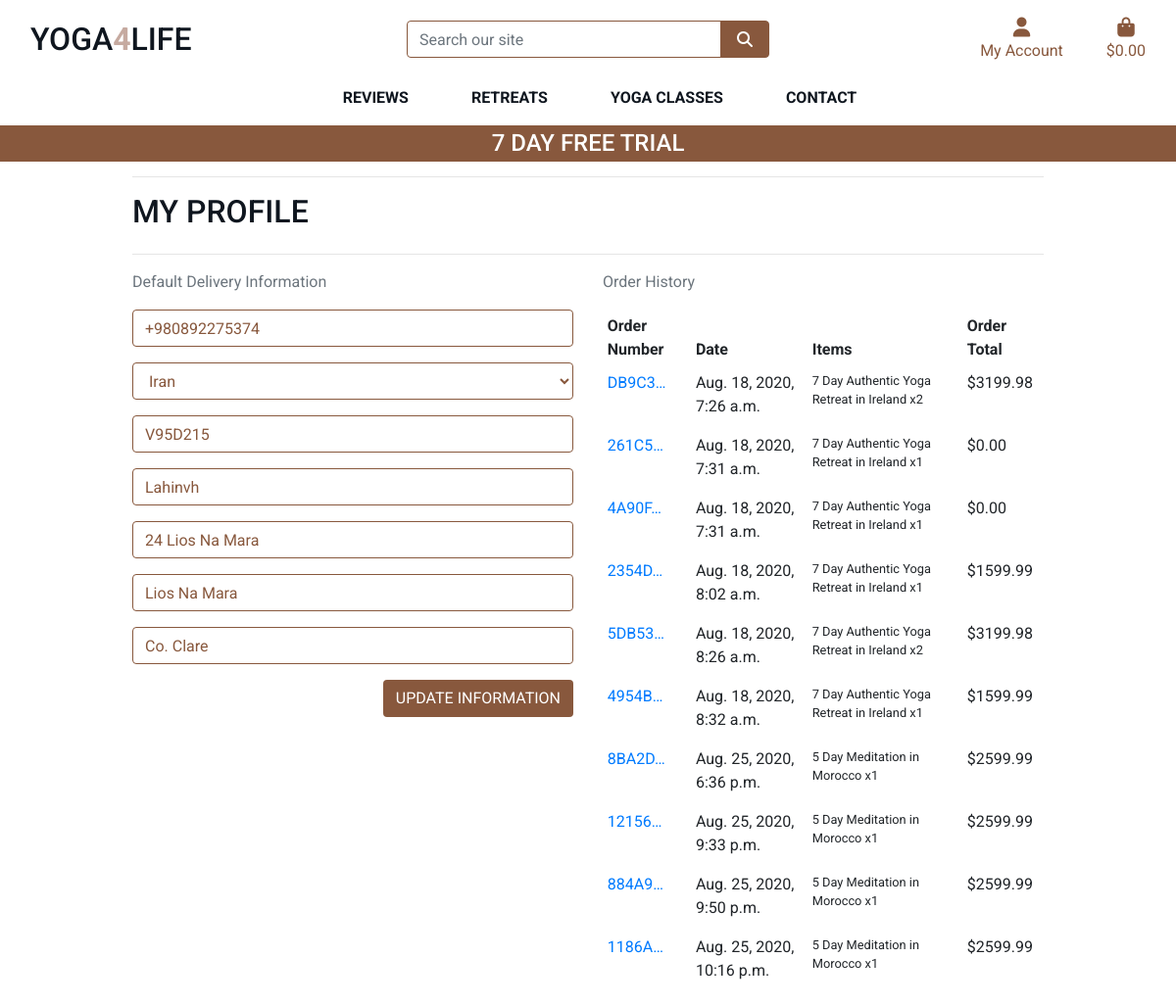
The page /profile/ (signed in) on the database as committed earlier.
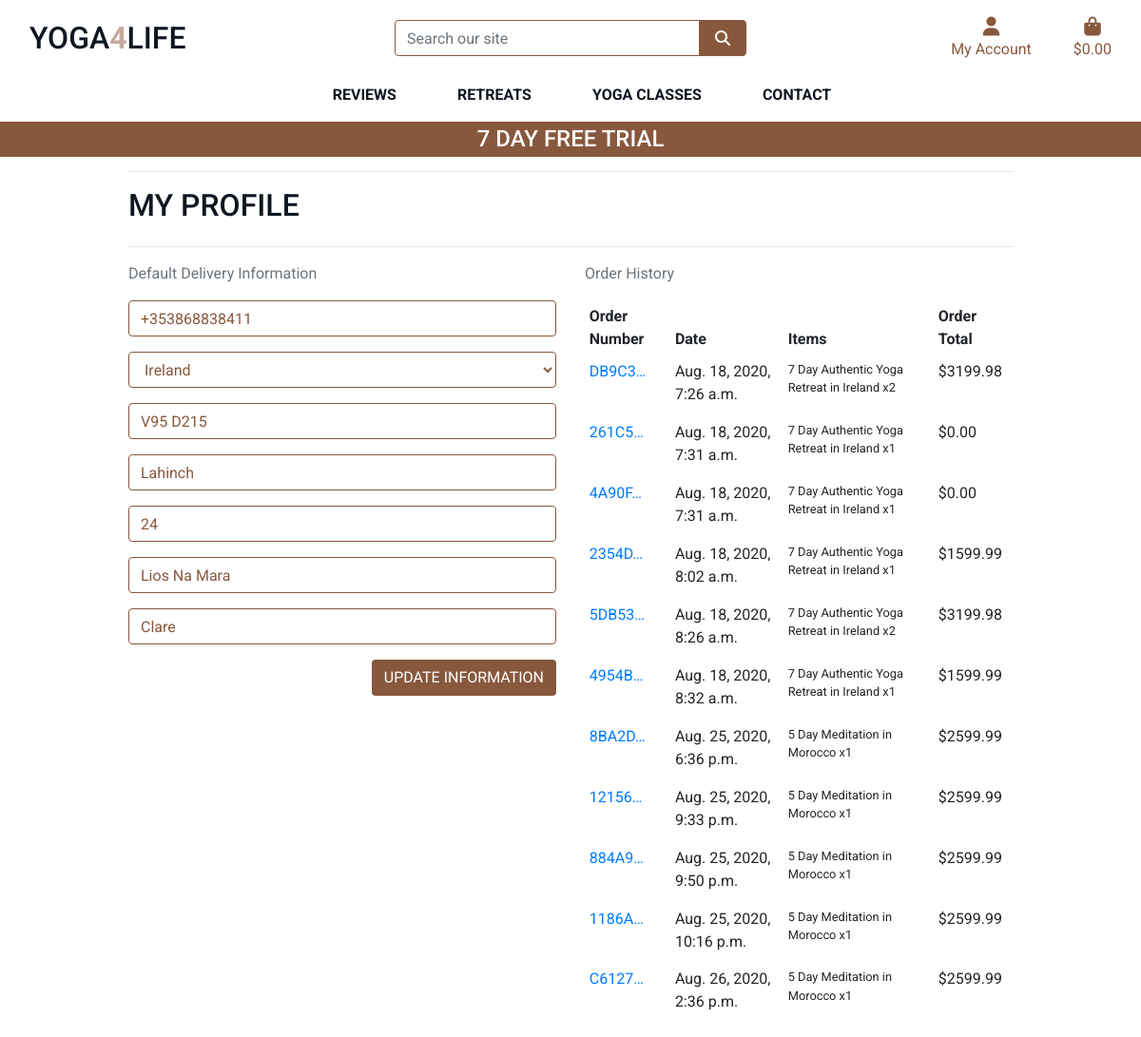
The same page on the database as committed later.
### profiles/models.py (models this page shows, shortened)
class UserProfile(models.Model):
    user = models.OneToOneField(User, on_delete=models.CASCADE)
    default_phone_number = models.CharField(max_length=20, null=True, blank=True)
    default_country = CountryField(blank_label='Country', null=True, blank=True)
    default_postcode = models.CharField(max_length=20, null=True, blank=True)
    default_town_or_city = models.CharField(max_length=40, null=True, blank=True)
    default_street_address1 = models.CharField(max_length=80, null=True, blank=True)
    default_street_address2 = models.CharField(max_length=80, null=True, blank=True)
    default_county = models.CharField(max_length=80, null=True, blank=True)

### checkout/models.py (models this page shows, shortened)
class Order(models.Model):
    order_number = models.CharField(max_length=32, null=False, editable=False)
    user_profile = models.ForeignKey(UserProfile, on_delete=models.SET_NULL,
                                     null=True, blank=True, related_name='orders')
    full_name = models.CharField(max_length=50, null=False, blank=False)
    email = models.EmailField(max_length=254, null=False, blank=False)
    phone_number = models.CharField(max_length=20, null=False, blank=False)
    country = CountryField(blank_label='Country *', null=False, blank=False)
    postcode = models.CharField(max_length=20, null=True, blank=True)
    town_or_city = models.CharField(max_length=40, null=False, blank=False)
    street_address1 = models.CharField(max_length=80, null=False, blank=False)
    street_address2 = models.CharField(max_length=80, null=True, blank=True)
    county = models.CharField(max_length=80, null=True, blank=True)
    date = models.DateTimeField(auto_now_add=True)
    order_total = models.DecimalField(max_digits=10, decimal_places=2, null=False, default=0)
    grand_total = models.DecimalField(max_digits=10, decimal_places=2, null=False, default=0)
    original_cart = models.TextField(null=False, blank=False, default='')
    stripe_pid = models.CharField(max_length=254, null=False, blank=False, default='')

class OrderLineItem(models.Model):
    order = models.ForeignKey(Order, null=False, blank=False, on_delete=models.CASCADE, related_name='lineitems')
    retreat = models.ForeignKey(Retreat, null=True, blank=False, on_delete=models.CASCADE)
    class_detail = models.ForeignKey(Class, null=True, blank=False, on_delete=models.CASCADE)
    quantity = models.IntegerField(null=False, blank=False, default=0)
    lineitem_total = models.DecimalField(max_digits=6, decimal_places=2, null=False, blank=False, editable=False)

### retreats/models.py (models this page shows, shortened)
class Retreat(models.Model):
    category = models.ForeignKey('Category', null=True, blank=True, on_delete=models.SET_NULL)
    sku = models.CharField(max_length=254, null=True, blank=True)
    name = models.CharField(max_length=254)
    description = models.TextField()
    price = models.DecimalField(max_digits=6, decimal_places=2)
    rating = models.DecimalField(max_digits=6, decimal_places=2, null=True, blank=True)
    image_url = models.URLField(max_length=1024, null=True, blank=True)
    image = models.ImageField(null=True, blank=True)

### profiles/views.py (the view)
# urls.py: path('', views.profile, name='profile'),
@login_required
def profile(request):
    profile = get_object_or_404(UserProfile, user=request.user)
    if request.method == 'POST':
        form = UserProfileForm(request.POST, instance=profile)
        if form.is_valid():
            form.save()
            messages.success(request, 'Profile updated successfully')
        else:
            messages.error(request, 'Update failed. Please ensure the form is valid.')
    else:
        form = UserProfileForm(instance=profile)
    orders = profile.orders.all()
    template = 'profiles/profile.html'
    context = {
        'form': form,
        'orders': orders,
        'on_profile_page': True
    }
    return render(request, template, context)

### profiles/forms.py
class UserProfileForm(forms.ModelForm):
    class Meta:
        model = UserProfile
        exclude = ('user',)
    def __init__(self, *args, **kwargs):
        super().__init__(*args, **kwargs)
        placeholders = {
            'default_phone_number': 'Phone Number',
            'default_postcode': 'Postal Code',
            'default_town_or_city': 'Town or City',
            'default_street_address1': 'Street Address 1',
            'default_street_address2': 'Street Address 2',
            'default_county': 'County, State or Locality',
        }
        self.fields['default_phone_number'].widget.attrs['autofocus'] = True
        for field in self.fields:
            if field != 'default_country':
                if self.fields[field].required:
                    placeholder = f'{placeholders[field]} *'
                else:
                    placeholder = placeholders[field]
                self.fields[field].widget.attrs['placeholder'] = placeholder
            self.fields[field].widget.attrs['class'] = 'border-brown rounded-1 profile-form-input'
            self.fields[field].label = False

### profiles/templates/profiles/profile.html (shortened to what this page needs)
{% extends "base.html" %}
{% load static %}
{% block extra_css %}
    <link rel="stylesheet" href="{% static 'profiles/css/profile.css' %}">
{% endblock %}
{% block page_header %}
    <div class="container header-container">
    </div>
{% endblock %}
{% block content %}
    <div class="container">
        <div class="row">
            <div class="col">
                <hr>
                <h2 class="logo-font mb-4">My Profile</h2>
                <hr>
            </div>
        </div>
        <div class="row">
            <div class="col-12 col-lg-6">
                <p class="text-muted">Default Delivery Information</p>
                <form class="mt-3" action="{% url 'profile' %}" method="POST" id="profile-update-form">
                    {{ form|crispy }}
                    <button class="btn btn-brown rounded-1 text-uppercase float-right">Update Information</button>
                </form>
            </div>
            <div class="col-12 col-lg-6">
                <p class="text-muted">Order History</p>
               <div class="order-history table-responsive">
                    <table class="table table-sm table-borderless">
                        <thead>
                            <tr>
                                <th>Order Number</th>
                                <th>Date</th>
                                <th>Items</th>
                                <th>Order Total</th>
                            </tr>
                        </thead>
                        <tbody>
                            {% for order in orders %}
                                <tr>
                                    <td>
                                        <a href="{% url 'order_history' order.order_number %}"
                                        title="{{ order.order_number }}">
                                            {{ order.order_number|truncatechars:6 }}
                                        </a>
                                    </td>
                                    <td>{{ order.date }}</td>
                                    <td>
                                        <ul class="list-unstyled">
                                            {% for item in order.lineitems.all %}
                                                <li class="small">
                                                    {{ item.retreat.name }} x{{ item.quantity }}
                                                </li>
                                            {% endfor %}
                                        </ul>
                                    </td>
                                    <td>${{ order.grand_total }}</td>
                                </tr>
                            {% endfor %}
                        </tbody>
                    </table>
                </div>
            </div>
        </div>
{% endblock %}

Rows that differ between the two databases and show on the page:
changed UserProfile "Lios Na Mara": default_phone_number "+980892275374" → "+353868838411"; default_country "Iran" → "Ireland"; default_postcode "V95D215" → "V95 D215"; default_town_or_city "Lahinvh" → "Lahinch"; default_street_address1 "24 Lios Na Mara" → "24"; default_county "Co. Clare" → "Clare"
added Order: order_number "C6127…", date "Aug. 26, 2020, 2:36 p.m.", grand_total "2599.99"
added OrderLineItem: retreat.name "5 Day Meditation in Morocco", quantity "1", shown under "C6127…"
